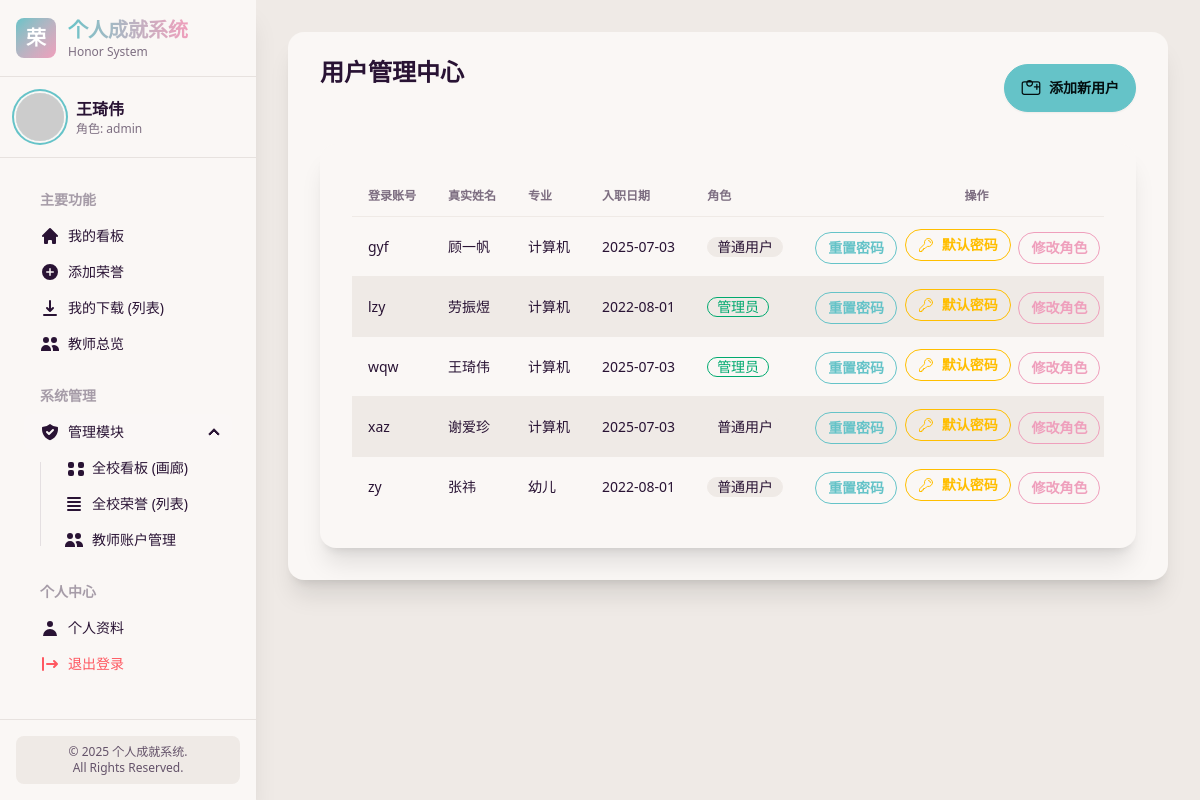
The app's page /admin/users (signed in) with its own data.
### main.py (models this page shows)
class User(db.Model):
    __tablename__ = 'user'
    id: Mapped[int] = mapped_column(primary_key=True)
    username: Mapped[str] = mapped_column(String(80), unique=True, nullable=False)
    password: Mapped[str] = mapped_column(String(256), nullable=False)
    truename: Mapped[str] = mapped_column(String(100), nullable=True)
    major: Mapped[str] = mapped_column(String(50), nullable=True)
    employment_day: Mapped[str] = mapped_column(String(20), nullable=True)
    role: Mapped[str] = mapped_column(String(20), nullable=False, default='user')
    motto: Mapped[str] = mapped_column(Text, nullable=True)
    honors: Mapped[List["Honor"]] = relationship(
        back_populates="owner", cascade="all, delete-orphan"
    )
    logs: Mapped[List["ActivityLog"]] = relationship(
        back_populates="user", cascade="all, delete-orphan"
    )

### main.py (the view)
@app.route('/admin/users')
@login_required
@admin_required
def admin_user_management():
    logger.info(f"管理员 '{session.get('username')}' 访问用户管理页面")
    users_list_sorted = db.session.scalars(
        db.select(User).order_by(User.username)
    ).all()
    return render_template('admin/user_management.html', users=users_list_sorted)

### main.py (called while the page is built)
def login_required(f):
    @wraps(f)
    def decorated_function(*args, **kwargs):
        if 'logged_in' not in session or not session['logged_in']:
            flash("您需要先登录才能访问此页面。", "warning")
            return redirect(url_for('login', next=request.url))
        return f(*args, **kwargs)
    return decorated_function

def admin_required(f):
    @wraps(f)
    def decorated_function(*args, **kwargs):
        if session.get('role') != 'admin':
            logger.warning(
                f"用户 '{session.get('username')}' (角色: {session.get('role')}) 尝试访问管理员页面: {request.path}")
            flash("您没有权限访问此页面，需要管理员身份。", "error")
            return redirect(url_for('home'))
        return f(*args, **kwargs)
    return decorated_function

@app.after_request
def add_header(response):
    response.headers['Cache-Control'] = 'no-cache, no-store, must-revalidate'
    response.headers['Pragma'] = 'no-cache'
    response.headers['Expires'] = '0'
    return response

@app.context_processor
def inject_now():
    return {'now': datetime.datetime.utcnow()}

### templates/admin/user_management.html (shortened to what this page needs)
{% extends "layout.html" %}
{% block content %}
<div class="space-y-8">
    <section>
        <div class="flex flex-wrap items-center justify-between gap-4">
            <h2 class="text-2xl font-semibold divider divider-start my-0 flex-shrink-0">用户管理中心</h2>
            <button class="btn btn-primary" onclick="addUserModal.showModal()">
                添加新用户
            </button>
        </div>
    </section>
    <section>
        <div class="card bg-base-100 shadow-xl">
            <div class="card-body">
                <div class="overflow-x-auto">
                    <table class="table table-zebra w-full">
                        <thead>
                            <tr>
                                <th>登录账号</th>
                                <th>真实姓名</th>
                                <th>专业</th>
                                <th>入职日期</th>
                                <th>角色</th>
                                <th class="text-center">操作</th>
                            </tr>
                        </thead>
                        <tbody>
                            {% for user in users %}
                            <tr>
                                <td class="font-medium">{{ user.username }}</td>
                                <td>{{ user.truename }}</td>
                                <td>{{ user.major or '未填写' }}</td>
                                <td>{{ user.employment_day }}</td>
                                <td>
                                    {% if user.role == 'admin' %}
                                    <span class="badge badge-success badge-outline">管理员</span>
                                    {% else %}
                                    <span class="badge badge-ghost">普通用户</span>
                                    {% endif %}
                                </td>
                                <td class="text-center space-x-1">
                                    <button class="btn btn-sm btn-primary btn-outline" onclick="openResetPasswordModal(this)" data-username="{{ user.username }}" data-truename="{{ user.truename }}" title="自定义重置密码">
                                        重置密码
                                    </button>
                                    <button class="btn btn-sm btn-warning btn-outline" onclick="openResetDefaultPasswordModal(this)" data-username="{{ user.username }}" data-truename="{{ user.truename }}" title="重置为默认密码 123456">
                                        默认密码
                                    </button>
                                    <button class="btn btn-sm btn-secondary btn-outline" onclick="openChangeRoleModal(this)" data-username="{{ user.username }}" data-truename="{{ user.truename }}" data-role="{{ user.role }}" title="修改角色">
                                        修改角色
                                    </button>
                                </td>
                            </tr>
                            {% else %}
                            <tr><td colspan="6" class="text-center">系统中没有其他用户。</td></tr>
                            {% endfor %}
                        </tbody>
                    </table>
                </div>
            </div>
        </div>
    </section>
</div>
{% endblock %}

### templates/layout.html (shortened to what this page needs)
<!DOCTYPE html>
<html data-theme="cupcake">
<head>
    <link href="https://cdn.jsdelivr.net/npm/daisyui@4.12.10/dist/full.min.css" rel="stylesheet" type="text/css" />
    <script src="https://cdn.tailwindcss.com"></script>
</head>
<body class="bg-base-200">
    <aside id="sidebar" class="fixed left-0 top-0 h-screen w-64 bg-base-100 shadow-xl z-40 sidebar-transition transform -translate-x-full lg:translate-x-0">
        <div class="flex flex-col h-full">
            <div class="p-4 border-b border-base-300">
                <a href="{{ url_for('home') }}" class="flex items-center gap-3">
                    <div class="w-10 h-10 rounded-lg bg-gradient-to-br from-primary to-secondary flex items-center justify-center">
                        <span class="text-white font-bold text-xl">荣</span>
                    </div>
                    <div>
                        <h1 class="text-xl font-bold bg-gradient-to-r from-primary to-secondary bg-clip-text text-transparent">个人成就系统</h1>
                        <p class="text-xs text-base-content/60">Honor System</p>
                    </div>
                </a>
            </div>
            {% if session.logged_in %}
            <a href="{{ url_for('profile') }}" class="block p-4 border-b border-base-300 hover:bg-base-200 transition-colors duration-200">
                <div class="flex items-center gap-3">
                    <div class="avatar">
                        <div class="w-12 rounded-full ring-2 ring-primary ring-offset-base-100 ring-offset-2">
                            <img alt="User Avatar" src="https://ui-avatars.com/api/?name={{ session.truename[0] if session.truename else 'U' }}&background=random&color=fff" />
                        </div>
                    </div>
                    <div class="flex-1">
                        <p class="font-semibold">{{ session.truename }}</p>
                        <p class="text-xs text-base-content/60">
                           角色: <span class="font-medium">{{ session.role }}</span>
                        </p>
                    </div>
                </div>
            </a>
            {% endif %}
            <nav class="flex-1 overflow-y-auto sidebar-content p-4">
                <ul class="menu menu-compact">
                    {% if session.logged_in %}
                    <li class="menu-title"><span>主要功能</span></li>
                    <li>
                        <a href="{{ url_for('home') }}" data-menu-item="home">
                            <svg xmlns="http://www.w3.org/2000/svg" class="h-5 w-5" viewBox="0 0 20 20" fill="currentColor"><path d="M10.707 2.293a1 1 0 00-1.414 0l-7 7a1 1 0 001.414 1.414L4 10.414V17a1 1 0 001 1h2a1 1 0 001-1v-2a1 1 0 011-1h2a1 1 0 011 1v2a1 1 0 001 1h2a1 1 0 001-1v-6.586l.293.293a1 1 0 001.414-1.414l-7-7z" /></svg>
                            我的看板
                        </a>
                    </li>
                    <li>
                        <a href="{{ url_for('add_honor') }}" data-menu-item="add_honor">
                           <svg xmlns="http://www.w3.org/2000/svg" class="h-5 w-5" viewBox="0 0 20 20" fill="currentColor"><path fill-rule="evenodd" d="M10 18a8 8 0 100-16 8 8 0 000 16zm.75-11.25a.75.75 0 00-1.5 0v2.5h-2.5a.75.75 0 000 1.5h2.5v2.5a.75.75 0 001.5 0v-2.5h2.5a.75.75 0 000-1.5h-2.5v-2.5z" clip-rule="evenodd" /></svg>
                            添加荣誉
                        </a>
                    </li>
                    <li>
                        <a href="{{ url_for('honor_table') }}" data-menu-item="honor_table">
                            我的下载 (列表)
                        </a>
                    </li>
                    <li>
                        <a href="{{ url_for('teachers_overview') }}" data-menu-item="teachers_overview">
                           <svg xmlns="http://www.w3.org/2000/svg" class="h-5 w-5" viewBox="0 0 20 20" fill="currentColor">
                                <path d="M9 6a3 3 0 11-6 0 3 3 0 016 0zM17 6a3 3 0 11-6 0 3 3 0 016 0zM12.93 17c.046-.327.07-.66.07-1a6.97 6.97 0 00-1.5-4.33A5 5 0 0119 16v1h-6.07zM6 11a5 5 0 015 5v1H1v-1a5 5 0 015-5z" />
                           </svg>
                            教师总览
                        </a>
                    </li>
                    {% if session.role == 'admin' %}
                    <li class="menu-title mt-4"><span>系统管理</span></li>
                    <li>
                        <details data-menu-key="admin-menu">
                            <summary>
                                管理模块
                            </summary>
                            <ul>
                                <li>
                                    <a href="{{ url_for('admin_all_honors') }}" data-menu-item="admin-all-honors">
                                        全校看板 (画廊)
                                    </a>
                                </li>
                                <li>
                                    <a href="{{ url_for('admin_all_honors_table') }}" data-menu-item="admin-all-honors-table">
                                        全校荣誉 (列表)
                                    </a>
                                </li>
                                <li>
                                    <a href="{{ url_for('admin_user_management') }}" data-menu-item="admin-user-management">
                                        <svg xmlns="http://www.w3.org/2000/svg" class="h-5 w-5" viewBox="0 0 20 20" fill="currentColor">
                                            <path d="M9 6a3 3 0 11-6 0 3 3 0 016 0zM17 6a3 3 0 11-6 0 3 3 0 016 0zM12.93 17c.046-.327.07-.66.07-1a6.97 6.97 0 00-1.5-4.33A5 5 0 0119 16v1h-6.07zM6 11a5 5 0 015 5v1H1v-1a5 5 0 015-5z" />
                                        </svg>
                                        教师账户管理
                                    </a>
                                </li>
                            </ul>
                        </details>
                    </li>
                    {% endif %}
                    <li class="menu-title mt-4"><span>个人中心</span></li>
                    <li>
                        <a href="{{ url_for('profile') }}" data-menu-item="profile">
                            <svg xmlns="http://www.w3.org/2000/svg" class="h-5 w-5" viewBox="0 0 20 20" fill="currentColor"><path fill-rule="evenodd" d="M10 9a3 3 0 100-6 3 3 0 000 6zm-7 9a7 7 0 1114 0H3z" clip-rule="evenodd" /></svg>
                            个人资料
                        </a>
                    </li>
                    <li>
                        <a href="{{ url_for('logout') }}" class="text-error">
                            退出登录
                        </a>
                    </li>
                    {% else %}
                    <li><a href="{{ url_for('index') }}" class="btn btn-primary btn-sm">登录系统</a></li>
                    {% endif %}
                </ul>
            </nav>
            <div class="p-4 border-t border-base-300 space-y-2">
                <div class="text-xs text-base-content/70 text-center bg-base-200 p-2 rounded-lg">
                   <p>&copy; {{ now.strftime('%Y') }} 个人成就系统.</p>
                   <p>All Rights Reserved.</p>
                </div>
            </div>
        </div>
    </aside>
    <main class="min-h-screen main-content pt-20 lg:pt-0 transition-all duration-300">
        <div class="p-4 sm:p-6 lg:p-8">
            <div class="card bg-base-100 shadow-xl">
                <div class="card-body">
                    {% block content %}
                    {% endblock %}
                </div>
            </div>
        </div>
    </main>
</body>
</html>

### templates/layout.html (style rules this page uses)
.sidebar-transition { transition: transform 0.3s ease-in-out, opacity 0.3s ease-in-out; }
@media (min-width: 1024px) { .main-content { margin-left: 16rem; } }
details[open] > summary { background-color: rgba(255, 255, 255, 0.05); border-radius: 0.375rem; }

### templates/admin/user_management.html (style rules this page uses)
.table th:first-child, .table td:first-child { position: sticky; left: 0; background-color: inherit; }
.table th, .table td { white-space: nowrap; }

### records on screen
User: truename "王琦伟", username "wqw", major "计算机", employment_day "2025-07-03", role "管理员"
User: username "gyf", truename "顾一帆", major "计算机", employment_day "2025-07-03", role "普通用户"
User: username "lzy", truename "劳振煜", major "计算机", employment_day "2022-08-01", role "管理员"
User: username "xaz", truename "谢爱珍", major "计算机", employment_day "2025-07-03", role "普通用户"
User: username "zy", truename "张祎", major "幼儿", employment_day "2022-08-01", role "普通用户"

### other values on screen
{{ session.role }} "admin"
